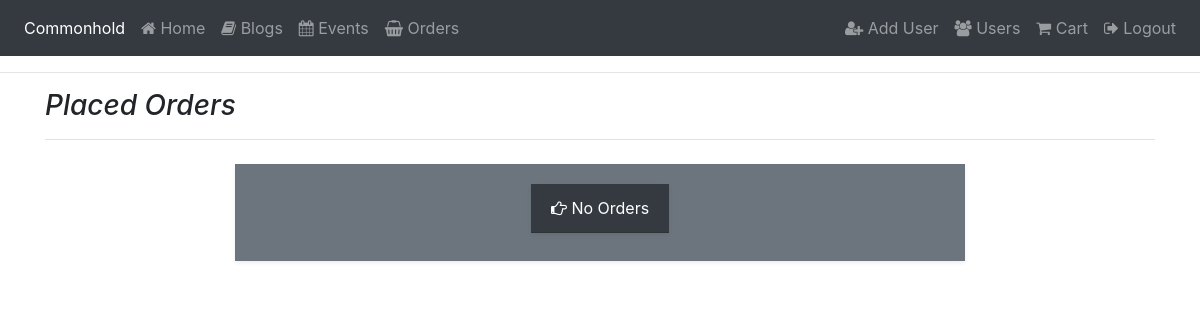
/checkout/order/ (signed in), run on an earlier commit of the app's database.
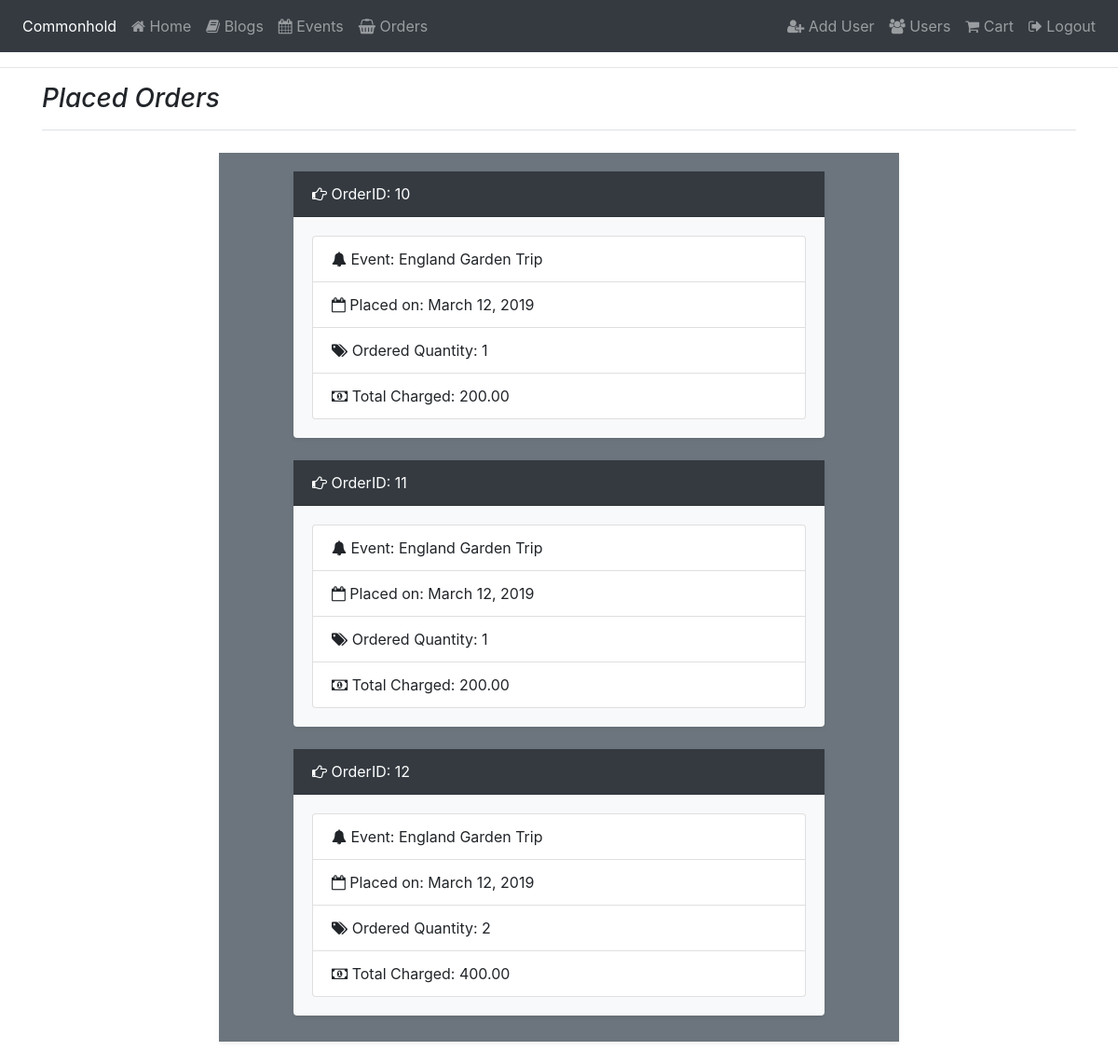
And on a later commit of the database.
### checkout/models.py (models this page shows, shortened)
class OrderItem(models.Model):
    order = models.ForeignKey(Order, null=False)
    event = models.ForeignKey(Event, null=False)
    quantity = models.IntegerField(blank=False)
    total_item_price = models.DecimalField(max_digits=6, decimal_places=2)

class Order(models.Model):
    user = models.ForeignKey(User, on_delete=models.CASCADE, related_name="order_user")
    full_name = models.CharField(max_length=50, blank=False)
    address1 = models.CharField(max_length=40, blank=False)
    address2 = models.CharField(max_length=40, blank=True)
    postcode = models.CharField(max_length=20, blank=True)
    town_or_city = models.CharField(max_length=40, blank=False)
    state_or_province = models.CharField(max_length=50, blank=True)
    country = models.CharField(max_length=40, blank=False)
    phone_number = models.CharField(max_length=20, blank=False)
    email_address = models.EmailField(max_length=40, blank=False, default='')
    date = models.DateField()

### events/models.py (models this page shows, shortened)
class Event(models.Model):
    author = models.ForeignKey(User, on_delete=models.CASCADE, related_name="event_author")
    title = models.CharField(max_length=200)
    details = models.TextField()
    location = models.CharField(max_length=200)
    views = models.IntegerField(default=0)
    price = models.DecimalField(max_digits=6, decimal_places=2)
    event_image = models.ImageField(upload_to="images", null=True, blank=True)
    scheduled_date_start = models.DateTimeField(blank=True, null=True)
    scheduled_date_end = models.DateTimeField(blank=True, null=True)
    published_date = models.DateTimeField(auto_now_add=True)

### checkout/views.py (the view)
def orderhistory(request):
    Userid = User.objects.get(pk=request.user.id)
    uid = Userid.id
    Orders = OrderItem.objects.all()
    count = 0
    for Order in Orders:
        if Order.order.user == Userid:
            print("match")
            count += 1
    return render(request, "orderhistory.html", {'Orders': Orders, "count": count })

### cart/contexts.py (called while the page is built)
def cart_contents(request):
    cart = request.session.get('cart', {})
    cart_items = []
    total = 0
    product_count = 0
    for id, quantity in cart.items():
        event = get_object_or_404(Event, pk=id)
        total += quantity * event.price
        product_count += quantity
        cart_items.append({'id':id, 'quantity': quantity, 'event': event})
    return { 'cart_items': cart_items, 'total': total,
        'product_count': product_count }

### checkout/templates/orderhistory.html
{% extends "base.html" %}
{% load bootstrap_tags %}
{% block content %}
<div class="container">
    <h3 class="pb-3 mb-4 font-italic border-bottom">
        Placed Orders
    </h3>
    <div class="row justify-content-center">
        <div class="col-md-8">
            <div class="card no-flex flex-md-row mb-4 shadow-sm h-md-250 bg-light">
                <div class="card-body bg-secondary flex-column less-padding-bottom">
                    {% if count > 0 %}
                    {% for OrderItem in Orders %}
                        {% if OrderItem.order.user == user %}
                        <div class="row justify-content-center">
                            <div class="col-sm-10 mx-auto">
                                <div class="card no-flex flex-md-row mb-4 shadow-sm h-md-250 bg-light">
                                    <div class="card-header custom-border font-white bg-dark">
                                        <i class="fa fa-hand-o-right"></i> OrderID: {{OrderItem.order.id}}
                                    </div>
                                    <div class="card-body d-flex flex-column">
                                        <ul class="list-group">
                                            <li class="list-group-item"><i class="fa fa-bell" aria-hidden="true"></i> Event: {{OrderItem.event.title|truncatechars:20}}</li>
                                            <li class="list-group-item"><i class="fa fa-calendar-o" aria-hidden="true"></i> Placed on: {{OrderItem.order.date}} </li>
                                            <li class="list-group-item"><i class="fa fa-tags" aria-hidden="true"></i> Ordered Quantity: {{OrderItem.quantity}}</li>
                                            <li class="list-group-item"><i class="fa fa-money" aria-hidden="true"></i> Total Charged: {{OrderItem.total_item_price}}</li>
                                        </ul>
                                    </div>
                                </div>
                            </div>
                        </div>
                        {% endif %}
                    {% endfor %}
                    {% else %}
                    <div class="row justify-content-center">
                        <div class="col-auto mx-auto">
                            <div class="card no-flex flex-md-row mb-4 shadow-sm h-md-250 bg-light">
                                <div class="card-header custom-border font-white bg-dark">
                                    <i class="fa fa-hand-o-right"></i> No Orders
                                </div>
                            </div>
                        </div>
                    </div>
                    {% endif %}
                </div>
            </div>
        </div>
    </div>
</div>
{% endblock %}

What changed in the data, as far as the page shows it:
added OrderItem: order.id "10", event "England Garden Trip", order "March 12, 2019", quantity "1", total_item_price "200.00"
added OrderItem: order.id "11", event "England Garden Trip", order "March 12, 2019", quantity "1", total_item_price "200.00"
added OrderItem: order.id "12", event "England Garden Trip", order "March 12, 2019", quantity "2", total_item_price "400.00"
Also different on the page:
text no longer shown: "No Orders"
